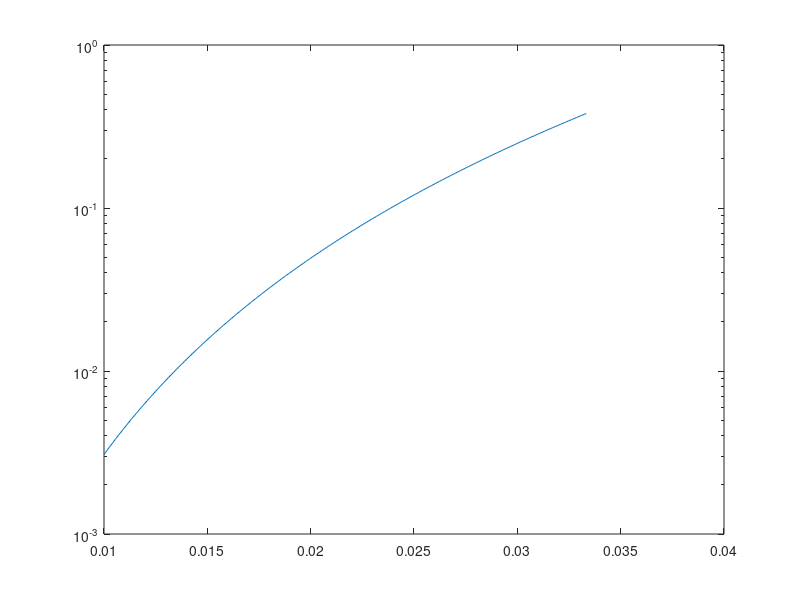

Here is the MATLAB script that generated this plot: (Note: this script raises an error after producing the figure.)
c=3e8;
freq=3e8;
lambda=c/freq;
ac=linspace(1/100,1/30,300);
a=ac*lambda;
Rrad=20*pi^2*(2*pi.*a./lambda).^4;
semilogy(a,Rrad)
ax=gca; 
ax.Title.String='Electrically Small Circular Loop Antenna Radiation Resistance';
ax.XLabel.String ='Radius of Loop'; ax.YLabel.String ='Radiation Resistance';
grid on